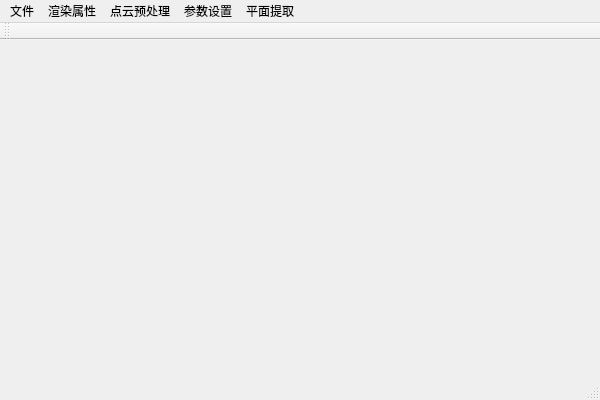
<?xml version="1.0" encoding="UTF-8"?>
<ui version="4.0">
 <class>MainWindow</class>
 <widget class="QMainWindow" name="MainWindow">
  <property name="geometry">
   <rect>
    <x>0</x>
    <y>0</y>
    <width>600</width>
    <height>400</height>
   </rect>
  </property>
  <property name="windowTitle">
   <string>MainWindow</string>
  </property>
  <widget class="QWidget" name="centralWidget">
   <widget class="QWidget" name="gridLayoutWidget">
    <property name="geometry">
     <rect>
      <x>0</x>
      <y>-10</y>
      <width>601</width>
      <height>361</height>
     </rect>
    </property>
    <layout class="QGridLayout" name="gridLayout">
     <item row="0" column="0">
      <widget class="QVTKWidget" name="qvtkWidget"/>
     </item>
    </layout>
   </widget>
  </widget>
  <widget class="QMenuBar" name="menuBar">
   <property name="geometry">
    <rect>
     <x>0</x>
     <y>0</y>
     <width>600</width>
     <height>23</height>
    </rect>
   </property>
   <widget class="QMenu" name="fileMenu">
    <property name="title">
     <string>文件</string>
    </property>
    <addaction name="openFileAction"/>
    <addaction name="openPointCloudNormalFileAction"/>
    <addaction name="loadPolyDataAction"/>
   </widget>
   <widget class="QMenu" name="renderPropertyMenu">
    <property name="title">
     <string>渲染属性</string>
    </property>
    <addaction name="bgColorMenu"/>
    <addaction name="pointCloudColorMenu"/>
    <addaction name="removePointCloudAction"/>
   </widget>
   <widget class="QMenu" name="pointCloudPreProcessMenu">
    <property name="title">
     <string>点云预处理</string>
    </property>
    <addaction name="removeNanAction"/>
    <addaction name="removeRedundantPointsAction"/>
    <addaction name="translateToCentroidAction"/>
    <addaction name="regulateCoorAction"/>
    <addaction name="voxelGridFiltAction"/>
   </widget>
   <widget class="QMenu" name="param_set_menu">
    <property name="title">
     <string>参数设置</string>
    </property>
    <addaction name="plane_detect_set_param_Action"/>
    <addaction name="three_d_reconstruct_Action"/>
   </widget>
   <widget class="QMenu" name="plane_detect_menu">
    <property name="title">
     <string>平面提取</string>
    </property>
    <widget class="QMenu" name="normalProcessMenu">
     <property name="title">
      <string>法向量</string>
     </property>
     <addaction name="normalEstimateAction"/>
     <addaction name="savePointNormalFileAction"/>
    </widget>
    <widget class="QMenu" name="regulateNormalMenu">
     <property name="title">
      <string>校正点云法向量</string>
     </property>
     <addaction name="regulateNormalAction"/>
     <addaction name="performRegulateAction"/>
    </widget>
    <widget class="QMenu" name="psMenu">
     <property name="title">
      <string>参数空间</string>
     </property>
     <addaction name="createPSAction"/>
     <addaction name="filtPSAction"/>
    </widget>
    <widget class="QMenu" name="segmentMenu">
     <property name="title">
      <string>分割</string>
     </property>
     <addaction name="segPSAction"/>
     <addaction name="segPlaneAction"/>
    </widget>
    <widget class="QMenu" name="editPolyMenu">
     <property name="title">
      <string>多边形编辑</string>
     </property>
     <widget class="QMenu" name="delLineSegMenu">
      <property name="title">
       <string>线段删除</string>
      </property>
      <addaction name="displayLineSegAction"/>
      <addaction name="switchLineSegAction"/>
      <addaction name="performLineSegDelAction"/>
     </widget>
     <addaction name="editPolyAction"/>
     <addaction name="delPolyAction"/>
     <addaction name="performDelAction"/>
     <addaction name="separator"/>
     <addaction name="enterPruneModeAction"/>
     <addaction name="selCurPolyAction"/>
     <addaction name="setFirstPointAction"/>
     <addaction name="setSecondPointAction"/>
     <addaction name="performPolyCutAction"/>
     <addaction name="delLineSegMenu"/>
    </widget>
    <addaction name="load_param_action"/>
    <addaction name="separator"/>
    <addaction name="normalProcessMenu"/>
    <addaction name="regulateNormalMenu"/>
    <addaction name="psMenu"/>
    <addaction name="segmentMenu"/>
    <addaction name="regionGrowingAction"/>
    <addaction name="mergePlanesAction"/>
    <addaction name="polyPlanesAction_2"/>
    <addaction name="postProcessAction"/>
    <addaction name="separator"/>
    <addaction name="runAgainAction"/>
    <addaction name="separator"/>
    <addaction name="autoPerformAction"/>
    <addaction name="separator"/>
    <addaction name="editPolyMenu"/>
    <addaction name="separator"/>
    <addaction name="savePolyDataAction"/>
   </widget>
   <addaction name="fileMenu"/>
   <addaction name="renderPropertyMenu"/>
   <addaction name="pointCloudPreProcessMenu"/>
   <addaction name="param_set_menu"/>
   <addaction name="plane_detect_menu"/>
  </widget>
  <widget class="QToolBar" name="mainToolBar">
   <attribute name="toolBarArea">
    <enum>TopToolBarArea</enum>
   </attribute>
   <attribute name="toolBarBreak">
    <bool>false</bool>
   </attribute>
  </widget>
  <widget class="QStatusBar" name="statusBar"/>
  <action name="actionfile">
   <property name="text">
    <string>file</string>
   </property>
  </action>
  <action name="openFileAction">
   <property name="text">
    <string>打开点云文件(&amp;O)</string>
   </property>
  </action>
  <action name="openPointCloudNormalFileAction">
   <property name="text">
    <string>打开点云法向量文件</string>
   </property>
  </action>
  <action name="loadPolyDataAction">
   <property name="text">
    <string>加载多边形数据</string>
   </property>
  </action>
  <action name="bgColorMenu">
   <property name="text">
    <string>背景色</string>
   </property>
  </action>
  <action name="pointCloudColorMenu">
   <property name="text">
    <string>点云属性</string>
   </property>
  </action>
  <action name="removePointCloudAction">
   <property name="text">
    <string>移除点云</string>
   </property>
  </action>
  <action name="removeNanAction">
   <property name="text">
    <string>移除NAN点</string>
   </property>
  </action>
  <action name="removeRedundantPointsAction">
   <property name="text">
    <string>去除冗余点</string>
   </property>
  </action>
  <action name="translateToCentroidAction">
   <property name="text">
    <string>平移到重心</string>
   </property>
  </action>
  <action name="regulateCoorAction">
   <property name="text">
    <string>修正坐标</string>
   </property>
  </action>
  <action name="voxelGridFiltAction">
   <property name="text">
    <string>体素滤波</string>
   </property>
  </action>
  <action name="plane_detect_set_param_Action">
   <property name="text">
    <string>平面提取</string>
   </property>
  </action>
  <action name="three_d_reconstruct_Action">
   <property name="text">
    <string>三维重建</string>
   </property>
  </action>
  <action name="load_param_action">
   <property name="text">
    <string>加载参数</string>
   </property>
  </action>
  <action name="regionGrowingAction">
   <property name="text">
    <string>区域生长</string>
   </property>
  </action>
  <action name="mergePlanesAction">
   <property name="text">
    <string>平面合并</string>
   </property>
  </action>
  <action name="postProcessAction">
   <property name="text">
    <string>点云后处理</string>
   </property>
  </action>
  <action name="runAgainAction">
   <property name="text">
    <string>继续运行</string>
   </property>
  </action>
  <action name="autoPerformAction">
   <property name="text">
    <string>自动执行</string>
   </property>
  </action>
  <action name="savePolyDataAction">
   <property name="text">
    <string>保存多边形数据</string>
   </property>
  </action>
  <action name="normalEstimateAction">
   <property name="text">
    <string>估计法向量</string>
   </property>
  </action>
  <action name="savePointNormalFileAction">
   <property name="text">
    <string>保存法向量点云文件</string>
   </property>
  </action>
  <action name="regulateNormalAction">
   <property name="text">
    <string>选择指示点</string>
   </property>
  </action>
  <action name="performRegulateAction">
   <property name="text">
    <string>执行校正</string>
   </property>
  </action>
  <action name="createPSAction">
   <property name="text">
    <string>创建参数空间</string>
   </property>
  </action>
  <action name="filtPSAction">
   <property name="text">
    <string>平滑参数空间</string>
   </property>
  </action>
  <action name="segPSAction">
   <property name="text">
    <string>参数空间</string>
   </property>
  </action>
  <action name="segPlaneAction">
   <property name="text">
    <string>平面</string>
   </property>
  </action>
  <action name="editPolyAction">
   <property name="text">
    <string>进入多边形删除模式</string>
   </property>
  </action>
  <action name="delPolyAction">
   <property name="text">
    <string>确定删除</string>
   </property>
  </action>
  <action name="performDelAction">
   <property name="text">
    <string>执行删除操作</string>
   </property>
  </action>
  <action name="enterPruneModeAction">
   <property name="text">
    <string>进入多边形修剪模式</string>
   </property>
  </action>
  <action name="selCurPolyAction">
   <property name="text">
    <string>选中当前多边形</string>
   </property>
  </action>
  <action name="setFirstPointAction">
   <property name="text">
    <string>设置选中点为第一个顶点</string>
   </property>
  </action>
  <action name="setSecondPointAction">
   <property name="text">
    <string>设置选中点为第二个顶点</string>
   </property>
  </action>
  <action name="performPolyCutAction">
   <property name="text">
    <string>执行多边形切分操作</string>
   </property>
  </action>
  <action name="displayLineSegAction">
   <property name="text">
    <string>查看所选线段</string>
   </property>
  </action>
  <action name="switchLineSegAction">
   <property name="text">
    <string>线段切换</string>
   </property>
  </action>
  <action name="performLineSegDelAction">
   <property name="text">
    <string>执行删除</string>
   </property>
  </action>
  <action name="polyPlanesAction_2">
   <property name="text">
    <string>平面多边形化</string>
   </property>
  </action>
 </widget>
 <layoutdefault spacing="6" margin="11"/>
 <customwidgets>
  <customwidget>
   <class>QVTKWidget</class>
   <extends>QWidget</extends>
   <header>QVTKWidget.h</header>
  </customwidget>
 </customwidgets>
 <resources>
  <include location="MainWindow.qrc"/>
 </resources>
 <connections/>
</ui>
